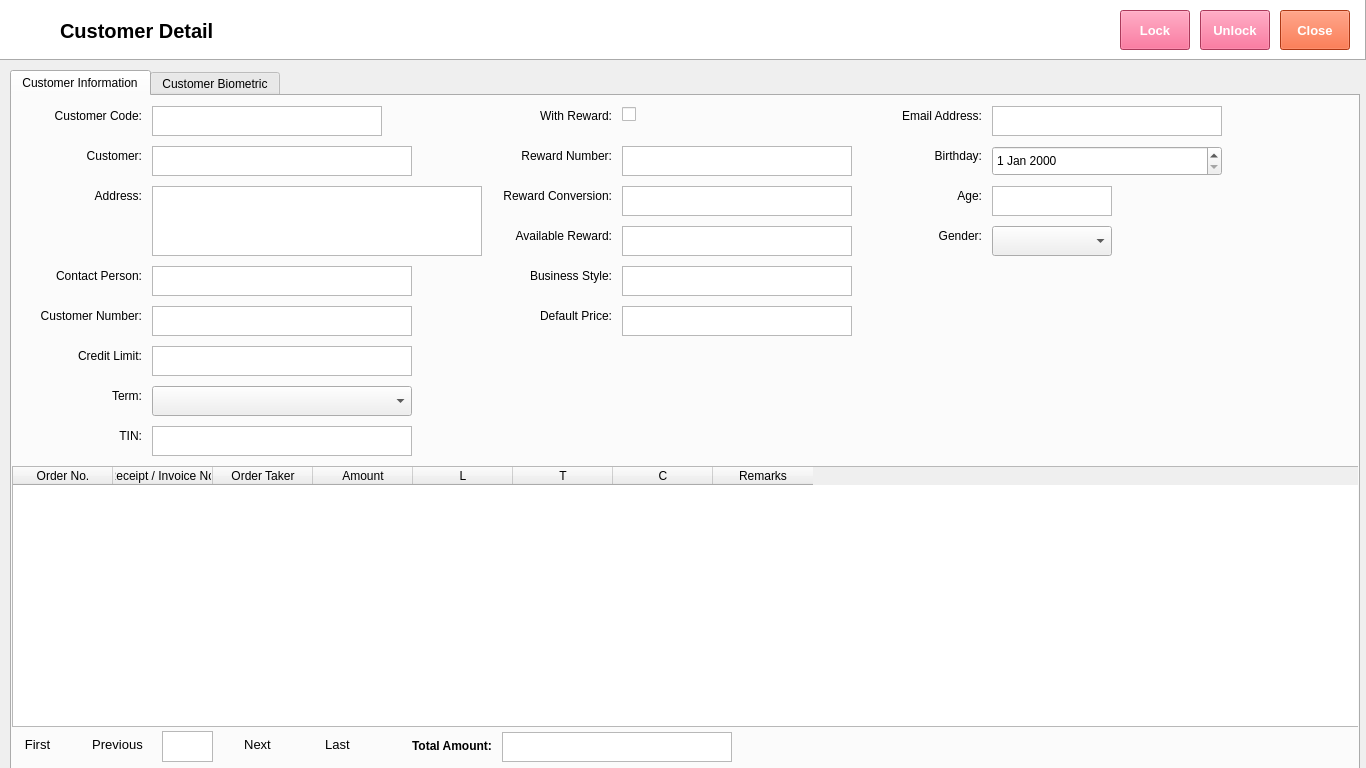
<?xml version="1.0" encoding="UTF-8"?>
<ui version="4.0">
 <class>Form</class>
 <widget class="QWidget" name="Form">
  <property name="geometry">
   <rect>
    <x>0</x>
    <y>0</y>
    <width>1366</width>
    <height>768</height>
   </rect>
  </property>
  <property name="font">
   <font>
    <family>Segoe UI</family>
    <pointsize>9</pointsize>
   </font>
  </property>
  <property name="windowTitle">
   <string>Form</string>
  </property>
  <widget class="QFrame" name="frame">
   <property name="geometry">
    <rect>
     <x>0</x>
     <y>0</y>
     <width>1366</width>
     <height>60</height>
    </rect>
   </property>
   <property name="autoFillBackground">
    <bool>false</bool>
   </property>
   <property name="styleSheet">
    <string notr="true">background-color: rgb(255, 255, 255);</string>
   </property>
   <property name="frameShape">
    <enum>QFrame::Panel</enum>
   </property>
   <property name="frameShadow">
    <enum>QFrame::Raised</enum>
   </property>
   <widget class="QLabel" name="label">
    <property name="geometry">
     <rect>
      <x>10</x>
      <y>10</y>
      <width>38</width>
      <height>32</height>
     </rect>
    </property>
    <property name="text">
     <string/>
    </property>
    <property name="pixmap">
     <pixmap>../../Documents/GitHub/python-pos/img/Customer.png</pixmap>
    </property>
    <property name="scaledContents">
     <bool>true</bool>
    </property>
   </widget>
   <widget class="QLabel" name="label_2">
    <property name="geometry">
     <rect>
      <x>60</x>
      <y>10</y>
      <width>180</width>
      <height>41</height>
     </rect>
    </property>
    <property name="font">
     <font>
      <family>Segoe UI</family>
      <pointsize>15</pointsize>
      <weight>75</weight>
      <bold>true</bold>
     </font>
    </property>
    <property name="text">
     <string>Customer Detail</string>
    </property>
    <property name="textFormat">
     <enum>Qt::PlainText</enum>
    </property>
   </widget>
   <widget class="QPushButton" name="pushButtonLock">
    <property name="geometry">
     <rect>
      <x>1120</x>
      <y>10</y>
      <width>70</width>
      <height>40</height>
     </rect>
    </property>
    <property name="font">
     <font>
      <family>Segoe UI</family>
      <pointsize>10</pointsize>
      <weight>75</weight>
      <bold>true</bold>
     </font>
    </property>
    <property name="autoFillBackground">
     <bool>false</bool>
    </property>
    <property name="styleSheet">
     <string notr="true">background-color: rgb(240, 80, 128);
color: rgb(255, 255, 255);</string>
    </property>
    <property name="text">
     <string>Lock</string>
    </property>
   </widget>
   <widget class="QPushButton" name="pushButtonClose">
    <property name="geometry">
     <rect>
      <x>1280</x>
      <y>10</y>
      <width>70</width>
      <height>40</height>
     </rect>
    </property>
    <property name="font">
     <font>
      <family>Segoe UI</family>
      <pointsize>10</pointsize>
      <weight>75</weight>
      <bold>true</bold>
     </font>
    </property>
    <property name="styleSheet">
     <string notr="true">background-color: rgb(243, 79, 28);
color: rgb(255, 255, 255);</string>
    </property>
    <property name="text">
     <string>Close</string>
    </property>
    <property name="flat">
     <bool>false</bool>
    </property>
   </widget>
   <widget class="QPushButton" name="pushButtonUnlock">
    <property name="geometry">
     <rect>
      <x>1200</x>
      <y>10</y>
      <width>70</width>
      <height>40</height>
     </rect>
    </property>
    <property name="font">
     <font>
      <family>Segoe UI</family>
      <pointsize>10</pointsize>
      <weight>75</weight>
      <bold>true</bold>
     </font>
    </property>
    <property name="autoFillBackground">
     <bool>false</bool>
    </property>
    <property name="styleSheet">
     <string notr="true">background-color: rgb(240, 80, 128);
color: rgb(255, 255, 255);</string>
    </property>
    <property name="text">
     <string>Unlock</string>
    </property>
   </widget>
  </widget>
  <widget class="QTabWidget" name="tabWidget">
   <property name="geometry">
    <rect>
     <x>10</x>
     <y>70</y>
     <width>1350</width>
     <height>701</height>
    </rect>
   </property>
   <property name="currentIndex">
    <number>0</number>
   </property>
   <widget class="QWidget" name="tab">
    <attribute name="title">
     <string>Customer Information</string>
    </attribute>
    <widget class="QTextEdit" name="textEditCustomerCOde">
     <property name="geometry">
      <rect>
       <x>140</x>
       <y>10</y>
       <width>230</width>
       <height>30</height>
      </rect>
     </property>
    </widget>
    <widget class="QLabel" name="label_3">
     <property name="geometry">
      <rect>
       <x>10</x>
       <y>10</y>
       <width>120</width>
       <height>20</height>
      </rect>
     </property>
     <property name="font">
      <font>
       <family>Segoe UI</family>
       <pointsize>9</pointsize>
      </font>
     </property>
     <property name="text">
      <string>Customer Code:</string>
     </property>
     <property name="alignment">
      <set>Qt::AlignRight|Qt::AlignTrailing|Qt::AlignVCenter</set>
     </property>
    </widget>
    <widget class="QLabel" name="label_4">
     <property name="geometry">
      <rect>
       <x>10</x>
       <y>50</y>
       <width>120</width>
       <height>20</height>
      </rect>
     </property>
     <property name="font">
      <font>
       <family>Segoe UI</family>
       <pointsize>9</pointsize>
      </font>
     </property>
     <property name="text">
      <string>Customer:</string>
     </property>
     <property name="alignment">
      <set>Qt::AlignRight|Qt::AlignTrailing|Qt::AlignVCenter</set>
     </property>
    </widget>
    <widget class="QTextEdit" name="textEditCustomer">
     <property name="geometry">
      <rect>
       <x>140</x>
       <y>50</y>
       <width>260</width>
       <height>30</height>
      </rect>
     </property>
    </widget>
    <widget class="QLabel" name="label_5">
     <property name="geometry">
      <rect>
       <x>10</x>
       <y>90</y>
       <width>120</width>
       <height>20</height>
      </rect>
     </property>
     <property name="font">
      <font>
       <family>Segoe UI</family>
       <pointsize>9</pointsize>
      </font>
     </property>
     <property name="text">
      <string>Address:</string>
     </property>
     <property name="alignment">
      <set>Qt::AlignRight|Qt::AlignTrailing|Qt::AlignVCenter</set>
     </property>
    </widget>
    <widget class="QTextEdit" name="textEditAddress">
     <property name="geometry">
      <rect>
       <x>140</x>
       <y>90</y>
       <width>330</width>
       <height>70</height>
      </rect>
     </property>
    </widget>
    <widget class="QLabel" name="label_6">
     <property name="geometry">
      <rect>
       <x>10</x>
       <y>170</y>
       <width>120</width>
       <height>20</height>
      </rect>
     </property>
     <property name="font">
      <font>
       <family>Segoe UI</family>
       <pointsize>9</pointsize>
      </font>
     </property>
     <property name="text">
      <string>Contact Person:</string>
     </property>
     <property name="alignment">
      <set>Qt::AlignRight|Qt::AlignTrailing|Qt::AlignVCenter</set>
     </property>
    </widget>
    <widget class="QTextEdit" name="textEditContactPerson">
     <property name="geometry">
      <rect>
       <x>140</x>
       <y>170</y>
       <width>260</width>
       <height>30</height>
      </rect>
     </property>
    </widget>
    <widget class="QTextEdit" name="textEditContactNo">
     <property name="geometry">
      <rect>
       <x>140</x>
       <y>210</y>
       <width>260</width>
       <height>30</height>
      </rect>
     </property>
    </widget>
    <widget class="QLabel" name="label_7">
     <property name="geometry">
      <rect>
       <x>10</x>
       <y>210</y>
       <width>120</width>
       <height>20</height>
      </rect>
     </property>
     <property name="font">
      <font>
       <family>Segoe UI</family>
       <pointsize>9</pointsize>
      </font>
     </property>
     <property name="text">
      <string>Customer Number:</string>
     </property>
     <property name="alignment">
      <set>Qt::AlignRight|Qt::AlignTrailing|Qt::AlignVCenter</set>
     </property>
    </widget>
    <widget class="QLabel" name="label_8">
     <property name="geometry">
      <rect>
       <x>10</x>
       <y>250</y>
       <width>120</width>
       <height>20</height>
      </rect>
     </property>
     <property name="font">
      <font>
       <family>Segoe UI</family>
       <pointsize>9</pointsize>
      </font>
     </property>
     <property name="text">
      <string>Credit Limit:</string>
     </property>
     <property name="alignment">
      <set>Qt::AlignRight|Qt::AlignTrailing|Qt::AlignVCenter</set>
     </property>
    </widget>
    <widget class="QTextEdit" name="textEditCreditLimit">
     <property name="geometry">
      <rect>
       <x>140</x>
       <y>250</y>
       <width>260</width>
       <height>30</height>
      </rect>
     </property>
    </widget>
    <widget class="QLabel" name="label_9">
     <property name="geometry">
      <rect>
       <x>10</x>
       <y>290</y>
       <width>120</width>
       <height>20</height>
      </rect>
     </property>
     <property name="font">
      <font>
       <family>Segoe UI</family>
       <pointsize>9</pointsize>
      </font>
     </property>
     <property name="text">
      <string>Term:</string>
     </property>
     <property name="alignment">
      <set>Qt::AlignRight|Qt::AlignTrailing|Qt::AlignVCenter</set>
     </property>
    </widget>
    <widget class="QLabel" name="label_10">
     <property name="geometry">
      <rect>
       <x>10</x>
       <y>330</y>
       <width>120</width>
       <height>20</height>
      </rect>
     </property>
     <property name="font">
      <font>
       <family>Segoe UI</family>
       <pointsize>9</pointsize>
      </font>
     </property>
     <property name="text">
      <string>TIN:</string>
     </property>
     <property name="alignment">
      <set>Qt::AlignRight|Qt::AlignTrailing|Qt::AlignVCenter</set>
     </property>
    </widget>
    <widget class="QTextEdit" name="textEditTIN">
     <property name="geometry">
      <rect>
       <x>140</x>
       <y>330</y>
       <width>260</width>
       <height>30</height>
      </rect>
     </property>
    </widget>
    <widget class="QComboBox" name="comboBoxTerm">
     <property name="geometry">
      <rect>
       <x>140</x>
       <y>290</y>
       <width>260</width>
       <height>30</height>
      </rect>
     </property>
    </widget>
    <widget class="QLabel" name="label_15">
     <property name="geometry">
      <rect>
       <x>480</x>
       <y>10</y>
       <width>120</width>
       <height>20</height>
      </rect>
     </property>
     <property name="font">
      <font>
       <family>Segoe UI</family>
       <pointsize>9</pointsize>
      </font>
     </property>
     <property name="text">
      <string>With Reward:</string>
     </property>
     <property name="alignment">
      <set>Qt::AlignRight|Qt::AlignTrailing|Qt::AlignVCenter</set>
     </property>
    </widget>
    <widget class="QCheckBox" name="checkBoxIsWithReward">
     <property name="geometry">
      <rect>
       <x>610</x>
       <y>10</y>
       <width>70</width>
       <height>17</height>
      </rect>
     </property>
     <property name="text">
      <string/>
     </property>
    </widget>
    <widget class="QLabel" name="label_11">
     <property name="geometry">
      <rect>
       <x>480</x>
       <y>50</y>
       <width>120</width>
       <height>20</height>
      </rect>
     </property>
     <property name="font">
      <font>
       <family>Segoe UI</family>
       <pointsize>9</pointsize>
      </font>
     </property>
     <property name="text">
      <string>Reward Number:</string>
     </property>
     <property name="alignment">
      <set>Qt::AlignRight|Qt::AlignTrailing|Qt::AlignVCenter</set>
     </property>
    </widget>
    <widget class="QTextEdit" name="textEditRewardNo">
     <property name="geometry">
      <rect>
       <x>610</x>
       <y>50</y>
       <width>230</width>
       <height>30</height>
      </rect>
     </property>
    </widget>
    <widget class="QTextEdit" name="textEditRewardConversion">
     <property name="geometry">
      <rect>
       <x>610</x>
       <y>90</y>
       <width>230</width>
       <height>30</height>
      </rect>
     </property>
    </widget>
    <widget class="QLabel" name="label_12">
     <property name="geometry">
      <rect>
       <x>480</x>
       <y>90</y>
       <width>120</width>
       <height>20</height>
      </rect>
     </property>
     <property name="font">
      <font>
       <family>Segoe UI</family>
       <pointsize>9</pointsize>
      </font>
     </property>
     <property name="text">
      <string>Reward Conversion:</string>
     </property>
     <property name="alignment">
      <set>Qt::AlignRight|Qt::AlignTrailing|Qt::AlignVCenter</set>
     </property>
    </widget>
    <widget class="QLabel" name="label_13">
     <property name="geometry">
      <rect>
       <x>480</x>
       <y>130</y>
       <width>120</width>
       <height>20</height>
      </rect>
     </property>
     <property name="font">
      <font>
       <family>Segoe UI</family>
       <pointsize>9</pointsize>
      </font>
     </property>
     <property name="text">
      <string>Available Reward:</string>
     </property>
     <property name="alignment">
      <set>Qt::AlignRight|Qt::AlignTrailing|Qt::AlignVCenter</set>
     </property>
    </widget>
    <widget class="QTextEdit" name="textEditAvailableReward">
     <property name="geometry">
      <rect>
       <x>610</x>
       <y>130</y>
       <width>230</width>
       <height>30</height>
      </rect>
     </property>
    </widget>
    <widget class="QLabel" name="label_14">
     <property name="geometry">
      <rect>
       <x>480</x>
       <y>170</y>
       <width>120</width>
       <height>20</height>
      </rect>
     </property>
     <property name="font">
      <font>
       <family>Segoe UI</family>
       <pointsize>9</pointsize>
      </font>
     </property>
     <property name="text">
      <string>Business Style:</string>
     </property>
     <property name="alignment">
      <set>Qt::AlignRight|Qt::AlignTrailing|Qt::AlignVCenter</set>
     </property>
    </widget>
    <widget class="QTextEdit" name="textEditBusinessStyle">
     <property name="geometry">
      <rect>
       <x>610</x>
       <y>170</y>
       <width>230</width>
       <height>30</height>
      </rect>
     </property>
    </widget>
    <widget class="QLabel" name="label_16">
     <property name="geometry">
      <rect>
       <x>480</x>
       <y>210</y>
       <width>120</width>
       <height>20</height>
      </rect>
     </property>
     <property name="font">
      <font>
       <family>Segoe UI</family>
       <pointsize>9</pointsize>
      </font>
     </property>
     <property name="text">
      <string>Default Price:</string>
     </property>
     <property name="alignment">
      <set>Qt::AlignRight|Qt::AlignTrailing|Qt::AlignVCenter</set>
     </property>
    </widget>
    <widget class="QTextEdit" name="textEditDefaultPrice">
     <property name="geometry">
      <rect>
       <x>610</x>
       <y>210</y>
       <width>230</width>
       <height>30</height>
      </rect>
     </property>
    </widget>
    <widget class="QTextEdit" name="textEditEmailAddress">
     <property name="geometry">
      <rect>
       <x>980</x>
       <y>10</y>
       <width>230</width>
       <height>30</height>
      </rect>
     </property>
    </widget>
    <widget class="QLabel" name="label_17">
     <property name="geometry">
      <rect>
       <x>850</x>
       <y>10</y>
       <width>120</width>
       <height>20</height>
      </rect>
     </property>
     <property name="font">
      <font>
       <family>Segoe UI</family>
       <pointsize>9</pointsize>
      </font>
     </property>
     <property name="text">
      <string>Email Address:</string>
     </property>
     <property name="alignment">
      <set>Qt::AlignRight|Qt::AlignTrailing|Qt::AlignVCenter</set>
     </property>
    </widget>
    <widget class="QLabel" name="label_18">
     <property name="geometry">
      <rect>
       <x>850</x>
       <y>50</y>
       <width>120</width>
       <height>20</height>
      </rect>
     </property>
     <property name="font">
      <font>
       <family>Segoe UI</family>
       <pointsize>9</pointsize>
      </font>
     </property>
     <property name="text">
      <string>Birthday:</string>
     </property>
     <property name="alignment">
      <set>Qt::AlignRight|Qt::AlignTrailing|Qt::AlignVCenter</set>
     </property>
    </widget>
    <widget class="QLabel" name="label_19">
     <property name="geometry">
      <rect>
       <x>850</x>
       <y>90</y>
       <width>120</width>
       <height>20</height>
      </rect>
     </property>
     <property name="font">
      <font>
       <family>Segoe UI</family>
       <pointsize>9</pointsize>
      </font>
     </property>
     <property name="text">
      <string>Age:</string>
     </property>
     <property name="alignment">
      <set>Qt::AlignRight|Qt::AlignTrailing|Qt::AlignVCenter</set>
     </property>
    </widget>
    <widget class="QTextEdit" name="textEditAge">
     <property name="geometry">
      <rect>
       <x>980</x>
       <y>90</y>
       <width>120</width>
       <height>30</height>
      </rect>
     </property>
    </widget>
    <widget class="QLabel" name="label_20">
     <property name="geometry">
      <rect>
       <x>850</x>
       <y>130</y>
       <width>120</width>
       <height>20</height>
      </rect>
     </property>
     <property name="font">
      <font>
       <family>Segoe UI</family>
       <pointsize>9</pointsize>
      </font>
     </property>
     <property name="text">
      <string>Gender:</string>
     </property>
     <property name="alignment">
      <set>Qt::AlignRight|Qt::AlignTrailing|Qt::AlignVCenter</set>
     </property>
    </widget>
    <widget class="QDateEdit" name="dateEditBirthday">
     <property name="geometry">
      <rect>
       <x>980</x>
       <y>50</y>
       <width>230</width>
       <height>30</height>
      </rect>
     </property>
    </widget>
    <widget class="QComboBox" name="comboBoxGender">
     <property name="geometry">
      <rect>
       <x>980</x>
       <y>130</y>
       <width>120</width>
       <height>30</height>
      </rect>
     </property>
    </widget>
    <widget class="QTableWidget" name="tableWidgetCustomerHistory">
     <property name="geometry">
      <rect>
       <x>0</x>
       <y>370</y>
       <width>1350</width>
       <height>261</height>
      </rect>
     </property>
     <column>
      <property name="text">
       <string>Order No.</string>
      </property>
     </column>
     <column>
      <property name="text">
       <string>Receipt / Invoice No.</string>
      </property>
     </column>
     <column>
      <property name="text">
       <string>Order Taker</string>
      </property>
     </column>
     <column>
      <property name="text">
       <string>Amount</string>
      </property>
     </column>
     <column>
      <property name="text">
       <string>L</string>
      </property>
     </column>
     <column>
      <property name="text">
       <string>T</string>
      </property>
     </column>
     <column>
      <property name="text">
       <string>C</string>
      </property>
     </column>
     <column>
      <property name="text">
       <string>Remarks</string>
      </property>
     </column>
    </widget>
    <widget class="QLabel" name="label_25">
     <property name="geometry">
      <rect>
       <x>400</x>
       <y>640</y>
       <width>90</width>
       <height>20</height>
      </rect>
     </property>
     <property name="font">
      <font>
       <family>Segoe UI</family>
       <pointsize>9</pointsize>
       <weight>75</weight>
       <bold>true</bold>
      </font>
     </property>
     <property name="text">
      <string>Total Amount:</string>
     </property>
     <property name="textFormat">
      <enum>Qt::PlainText</enum>
     </property>
    </widget>
    <widget class="QPushButton" name="pushButtonLast">
     <property name="geometry">
      <rect>
       <x>290</x>
       <y>630</y>
       <width>71</width>
       <height>37</height>
      </rect>
     </property>
     <property name="font">
      <font>
       <family>Segoe UI</family>
       <pointsize>10</pointsize>
      </font>
     </property>
     <property name="styleSheet">
      <string notr="true">color: rgb(0, 0, 0);</string>
     </property>
     <property name="text">
      <string>Last</string>
     </property>
     <property name="flat">
      <bool>true</bool>
     </property>
    </widget>
    <widget class="QPushButton" name="pushButtonFirst">
     <property name="geometry">
      <rect>
       <x>-10</x>
       <y>630</y>
       <width>71</width>
       <height>37</height>
      </rect>
     </property>
     <property name="font">
      <font>
       <family>Segoe UI</family>
       <pointsize>10</pointsize>
      </font>
     </property>
     <property name="styleSheet">
      <string notr="true">color: rgb(0, 0, 0);</string>
     </property>
     <property name="text">
      <string>First</string>
     </property>
     <property name="flat">
      <bool>true</bool>
     </property>
    </widget>
    <widget class="QPushButton" name="pushButtonNext">
     <property name="geometry">
      <rect>
       <x>210</x>
       <y>630</y>
       <width>71</width>
       <height>37</height>
      </rect>
     </property>
     <property name="font">
      <font>
       <family>Segoe UI</family>
       <pointsize>10</pointsize>
      </font>
     </property>
     <property name="styleSheet">
      <string notr="true">color: rgb(0, 0, 0);</string>
     </property>
     <property name="text">
      <string>Next</string>
     </property>
     <property name="flat">
      <bool>true</bool>
     </property>
    </widget>
    <widget class="QTextEdit" name="textEditPageNumber">
     <property name="geometry">
      <rect>
       <x>150</x>
       <y>635</y>
       <width>51</width>
       <height>31</height>
      </rect>
     </property>
     <property name="font">
      <font>
       <family>Segoe UI</family>
       <pointsize>10</pointsize>
      </font>
     </property>
     <property name="styleSheet">
      <string notr="true">color: rgb(0, 0, 0);</string>
     </property>
     <property name="readOnly">
      <bool>true</bool>
     </property>
    </widget>
    <widget class="QPushButton" name="pushButtonPrevious">
     <property name="geometry">
      <rect>
       <x>70</x>
       <y>630</y>
       <width>71</width>
       <height>37</height>
      </rect>
     </property>
     <property name="font">
      <font>
       <family>Segoe UI</family>
       <pointsize>10</pointsize>
      </font>
     </property>
     <property name="styleSheet">
      <string notr="true">color: rgb(0, 0, 0);</string>
     </property>
     <property name="text">
      <string>Previous</string>
     </property>
     <property name="flat">
      <bool>true</bool>
     </property>
    </widget>
    <widget class="QTextEdit" name="textEditTotalAmount">
     <property name="geometry">
      <rect>
       <x>490</x>
       <y>636</y>
       <width>230</width>
       <height>30</height>
      </rect>
     </property>
    </widget>
   </widget>
   <widget class="QWidget" name="tab_2">
    <attribute name="title">
     <string>Customer Biometric</string>
    </attribute>
    <widget class="QPushButton" name="pushButton_4">
     <property name="geometry">
      <rect>
       <x>10</x>
       <y>10</y>
       <width>100</width>
       <height>40</height>
      </rect>
     </property>
     <property name="text">
      <string>Close Camera</string>
     </property>
    </widget>
    <widget class="QComboBox" name="comboBox_3">
     <property name="geometry">
      <rect>
       <x>120</x>
       <y>10</y>
       <width>300</width>
       <height>30</height>
      </rect>
     </property>
    </widget>
    <widget class="QPushButton" name="pushButton_5">
     <property name="geometry">
      <rect>
       <x>430</x>
       <y>10</y>
       <width>100</width>
       <height>40</height>
      </rect>
     </property>
     <property name="text">
      <string>Open Camera</string>
     </property>
    </widget>
    <widget class="QPushButton" name="pushButton_6">
     <property name="geometry">
      <rect>
       <x>430</x>
       <y>60</y>
       <width>100</width>
       <height>40</height>
      </rect>
     </property>
     <property name="text">
      <string>Capture</string>
     </property>
    </widget>
   </widget>
  </widget>
 </widget>
 <resources>
  <include location="image.qrc"/>
 </resources>
 <connections/>
</ui>
